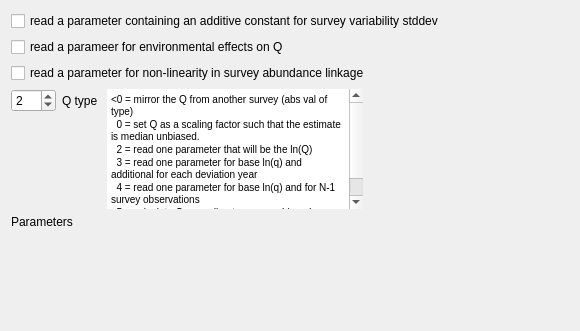
        <widget class="QWidget" name="tab_q">
         <attribute name="title">
          <string>Catchability</string>
         </attribute>
         <layout class="QVBoxLayout" name="verticalLayout_8">
          <item>
           <layout class="QGridLayout" name="gridLayout_q_info">
            <item row="1" column="0" colspan="4">
             <widget class="QCheckBox" name="checkBox_q_doEnv">
              <property name="text">
               <string>read a parameer for environmental effects on Q</string>
              </property>
             </widget>
            </item>
            <item row="0" column="0" colspan="4">
             <widget class="QCheckBox" name="checkBox_q_doExtra">
              <property name="text">
               <string>read a parameter containing an additive constant for survey variability stddev</string>
              </property>
             </widget>
            </item>
            <item row="2" column="0" colspan="4">
             <widget class="QCheckBox" name="checkBox_q_doPower">
              <property name="text">
               <string>read a parameter for non-linearity in survey abundance linkage</string>
              </property>
             </widget>
            </item>
            <item row="3" column="0">
             <widget class="QSpinBox" name="spinBox_q_type">
              <property name="minimum">
               <number>-10</number>
              </property>
              <property name="maximum">
               <number>5</number>
              </property>
              <property name="value">
               <number>2</number>
              </property>
             </widget>
            </item>
            <item row="3" column="1">
             <widget class="QLabel" name="label_q_type">
              <property name="text">
               <string>Q type </string>
              </property>
             </widget>
            </item>
            <item row="6" column="0">
             <spacer name="verticalSpacer_q_parameters">
              <property name="orientation">
               <enum>Qt::Vertical</enum>
              </property>
              <property name="sizeHint" stdset="0">
               <size>
                <width>20</width>
                <height>40</height>
               </size>
              </property>
             </spacer>
            </item>
            <item row="7" column="2">
             <spacer name="horizontalSpacer_q_type_info">
              <property name="orientation">
               <enum>Qt::Horizontal</enum>
              </property>
              <property name="sizeHint" stdset="0">
               <size>
                <width>40</width>
                <height>5</height>
               </size>
              </property>
             </spacer>
            </item>
            <item row="5" column="2" rowspan="2" colspan="2">
             <layout class="QVBoxLayout" name="verticalLayout_q_parameters"/>
            </item>
            <item row="5" column="0" colspan="2">
             <widget class="QLabel" name="label_q_parameters">
              <property name="text">
               <string>Parameters</string>
              </property>
             </widget>
            </item>
            <item row="4" column="0">
             <spacer name="verticalSpacer_q_type_info">
              <property name="orientation">
               <enum>Qt::Vertical</enum>
              </property>
              <property name="sizeHint" stdset="0">
               <size>
                <width>20</width>
                <height>20</height>
               </size>
              </property>
             </spacer>
            </item>
            <item row="7" column="3">
             <spacer name="horizontalSpacer_q_parameters">
              <property name="orientation">
               <enum>Qt::Horizontal</enum>
              </property>
              <property name="sizeType">
               <enum>QSizePolicy::Fixed</enum>
              </property>
              <property name="sizeHint" stdset="0">
               <size>
                <width>200</width>
                <height>5</height>
               </size>
              </property>
             </spacer>
            </item>
            <item row="3" column="2" rowspan="2">
             <widget class="QTextEdit" name="textEdit_q_type_info">
              <property name="sizePolicy">
               <sizepolicy hsizetype="Expanding" vsizetype="Expanding">
                <horstretch>0</horstretch>
                <verstretch>0</verstretch>
               </sizepolicy>
              </property>
              <property name="maximumSize">
               <size>
                <width>16777215</width>
                <height>120</height>
               </size>
              </property>
              <property name="frameShape">
               <enum>QFrame::NoFrame</enum>
              </property>
              <property name="frameShadow">
               <enum>QFrame::Sunken</enum>
              </property>
              <property name="readOnly">
               <bool>true</bool>
              </property>
              <property name="html">
               <string>&lt;!DOCTYPE HTML PUBLIC &quot;-//W3C//DTD HTML 4.0//EN&quot; &quot;http://www.w3.org/TR/REC-html40/strict.dtd&quot;&gt;
&lt;html&gt;&lt;head&gt;&lt;meta name=&quot;qrichtext&quot; content=&quot;1&quot; /&gt;&lt;style type=&quot;text/css&quot;&gt;
p, li { white-space: pre-wrap; }
&lt;/style&gt;&lt;/head&gt;&lt;body style=&quot; font-family:'MS Shell Dlg 2'; font-size:7.8pt; font-weight:400; font-style:normal;&quot;&gt;
&lt;p style=&quot; margin-top:0px; margin-bottom:0px; margin-left:0px; margin-right:0px; -qt-block-indent:0; text-indent:0px;&quot;&gt;&amp;lt;0 = mirror the Q from another survey (abs val of type)&lt;/p&gt;
&lt;p style=&quot; margin-top:0px; margin-bottom:0px; margin-left:0px; margin-right:0px; -qt-block-indent:0; text-indent:0px;&quot;&gt;  0 = set Q as a scaling factor such that the estimate is median unbiased.&lt;/p&gt;
&lt;p style=&quot; margin-top:0px; margin-bottom:0px; margin-left:0px; margin-right:0px; -qt-block-indent:0; text-indent:0px;&quot;&gt;  2 = read one parameter that will be the ln(Q)&lt;/p&gt;
&lt;p style=&quot; margin-top:0px; margin-bottom:0px; margin-left:0px; margin-right:0px; -qt-block-indent:0; text-indent:0px;&quot;&gt;  3 = read one parameter for base ln(q) and additional for each deviation year&lt;/p&gt;
&lt;p style=&quot; margin-top:0px; margin-bottom:0px; margin-left:0px; margin-right:0px; -qt-block-indent:0; text-indent:0px;&quot;&gt;  4 = read one parameter for base ln(q) and for N-1 survey observations&lt;/p&gt;
&lt;p style=&quot; margin-top:0px; margin-bottom:0px; margin-left:0px; margin-right:0px; -qt-block-indent:0; text-indent:0px;&quot;&gt;  5 = calculate Q according to mean unbiased scaling&lt;/p&gt;&lt;/body&gt;&lt;/html&gt;</string>
              </property>
             </widget>
            </item>
           </layout>
          </item>
          <item>
           <spacer name="verticalSpacer">
            <property name="orientation">
             <enum>Qt::Vertical</enum>
            </property>
            <property name="sizeHint" stdset="0">
             <size>
              <width>20</width>
              <height>40</height>
             </size>
            </property>
           </spacer>
          </item>
         </layout>
        </widget>
